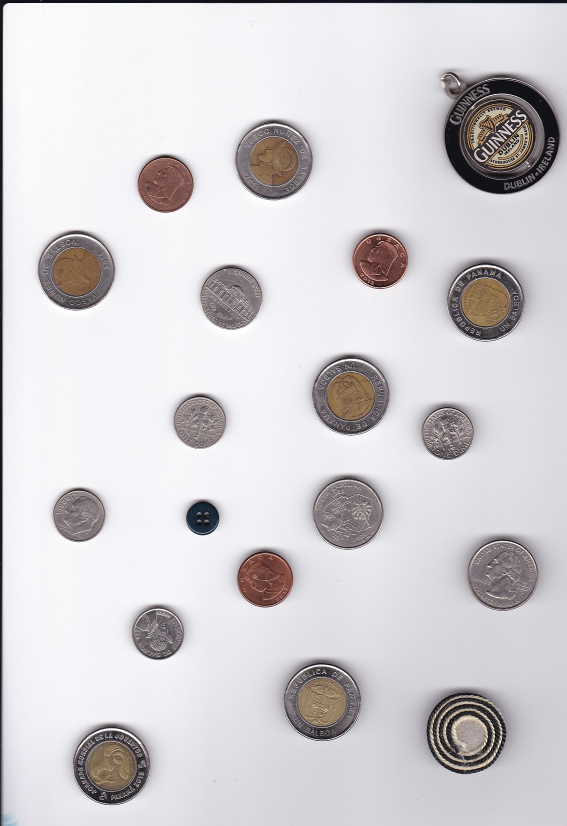
#> input picture src/img/monedas.jpg, 1134 x 1652 px, found by its file name (shown at 1/2 size)
$ python prueba.py
#> lines starting #> are read from the running program, lines starting #| are printed output that depends on the picture
import cv2
import numpy as np
import matplotlib.pyplot as plt

# Cargar la imagen
image = cv2.imread('img/monedas.jpg', cv2.IMREAD_COLOR)
#> image is the input picture: shape (1652, 1134, 3); mean B, G, R 211.4, 208.1, 211.1

h,w,c = image.shape
#> h = 1652; w = 1134; c = 3
dsize = (int(w*0.250), int(h*0.250))
#> dsize = (283, 413)
image = cv2.resize(image, dsize)
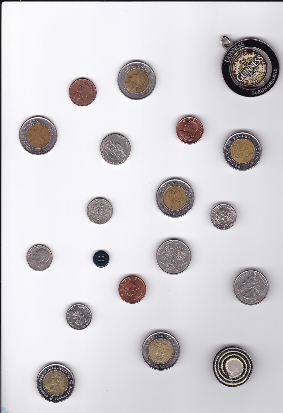
#> image: shape (413, 283, 3); mean B, G, R 211.5, 208.2, 211.1

gray = cv2.cvtColor(image, cv2.COLOR_BGR2GRAY)
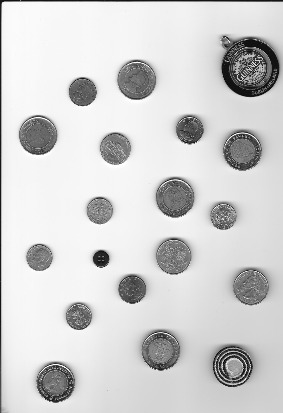
#> gray: shape (413, 283); min 5, max 255, mean 209.5
gray = cv2.medianBlur(gray, 5)
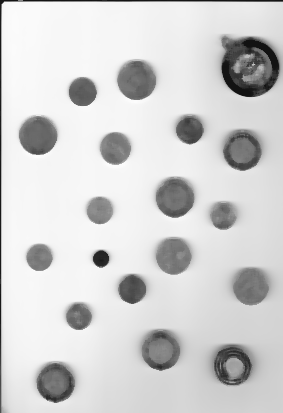
#> gray: shape (413, 283); min 18, max 253, mean 209.7

# Detectar círculos usando el algoritmo de Hough
circles = cv2.HoughCircles(gray, cv2.HOUGH_GRADIENT, dp=1, minDist=20, param1=50, param2=30, minRadius=0, maxRadius=0)
#> circles = 40 rows, first 8: [174.5, 197.5, 19.4], [135.5, 130.5, 134.9], [162.5, 88.5, 87.9], [128.5, 180.5, 105.1], [232.5, 365.5, 18.8], [37.5, 135.5, 19.6], [159.5, 350.5, 18.5], [241.5, 151.5, 18.2]

# Asegurarse de que al menos un círculo fue encontrado
if circles is not None:
    circles = np.uint16(np.around(circles))
#> circles = 40 rows, first 8: [174, 198, 19], [136, 130, 135], [162, 88, 88], [128, 180, 105], [232, 366, 19], [38, 136, 20], [160, 350, 18], [242, 152, 18]
    for i in circles[0, :]:
        # Dibujar el contorno del círculo en azul
        cv2.circle(image, (i[0], i[1]), i[2], (255, 0, 0), 2)
        # Dibujar el centro del círculo en amarillo
        cv2.circle(image, (i[0], i[1]), 2, (0, 255, 255), 3)
#> this loop made 40 passes
#> i on passes 1 to 12: [174, 198, 19], [136, 130, 135], [162, 88, 88], [128, 180, 105], [232, 366, 19], [38, 136, 20], [160, 350, 18], [242, 152, 18], [208, 88, 56], [174, 256, 18], [82, 92, 14], [190, 130, 14]
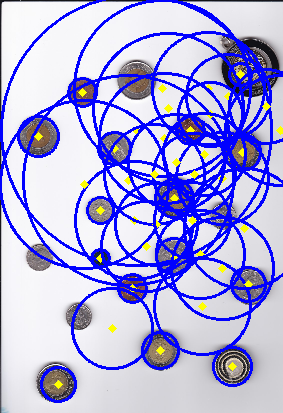
#> image: shape (413, 283, 3); mean B, G, R 222.8, 170.6, 172.4

# Mostrar la imagen con los círculos detectados
plt.imshow(cv2.cvtColor(image, cv2.COLOR_BGR2RGB))
plt.axis('off')
plt.show()
